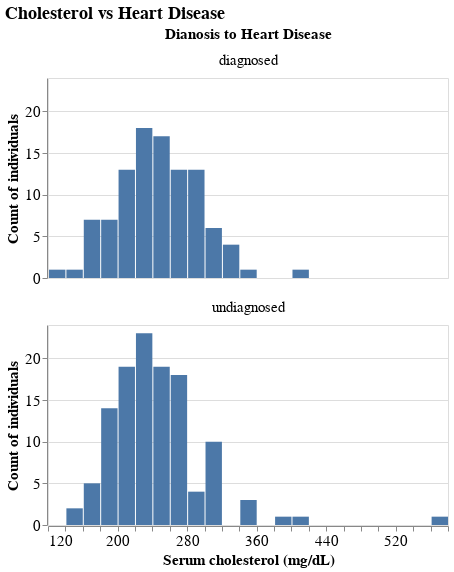

Notebook source saved alongside this figure:
### Markdown cell above
There seems to be a weak pattern between resting blood pressure and the dianosis to heart disease;  individuals diagnosed to heart disease tend to appear in the right side of the plot, which area represents higher blood pressure.

### Code cell
cholesterol_hist = (alt.Chart()
            .mark_bar()
            .encode(
                x=alt.X("cholesterol", title="Serum cholesterol (mg/dL)", bin=alt.Bin(maxbins=30)),
                y=alt.Y("count()", title="Count of individuals"),
            )
            .properties(height=200, width=400)
           )
cholesterol_hist_facet = (cholesterol_hist
                  .facet(
                      facet=alt.Facet("heart_disease", title="Dianosis to Heart Disease", header=alt.Header(labelFontSize=15, titleFontSize=15)),
                      data=hd_train,
                      columns=1,
                      title="Cholesterol vs Heart Disease"
                  )
                 )
cholesterol_hist_facet

### Figure 1 — Vega-Lite specification as saved in the notebook (floating-point values rounded to 4 significant figures; data arrays with more than 128 entries replaced by an {"elided": "..."} marker saying what was removed)
{"config": {"view": {"height": 300, "width": 300}, "title": {"fontSize": 18}, "axisX": {"labelFontSize": 15, "titleFontSize": 15}, "axisY": {"labelFontSize": 15, "titleFontSize": 15}, "legend": {"labelFontSize": 15, "titleFontSize": 15}}, "data": {"name": "data-744d19271f49cf2d8f27d15052225394"}, "facet": {"field": "heart_disease", "header": {"labelFontSize": 15, "titleFontSize": 15}, "title": "Dianosis to Heart Disease", "type": "nominal"}, "spec": {"mark": "bar", "encoding": {"x": {"bin": {"maxbins": 30}, "field": "cholesterol", "title": "Serum cholesterol (mg/dL)", "type": "quantitative"}, "y": {"aggregate": "count", "title": "Count of individuals", "type": "quantitative"}}, "height": 200, "width": 400}, "columns": 1, "title": "Cholesterol vs Heart Disease", "$schema": "https://vega.github.io/schema/vega-lite/v4.17.0.json", "datasets": {"data-744d19271f49cf2d8f27d15052225394": {"elided": "222 records"}}}
